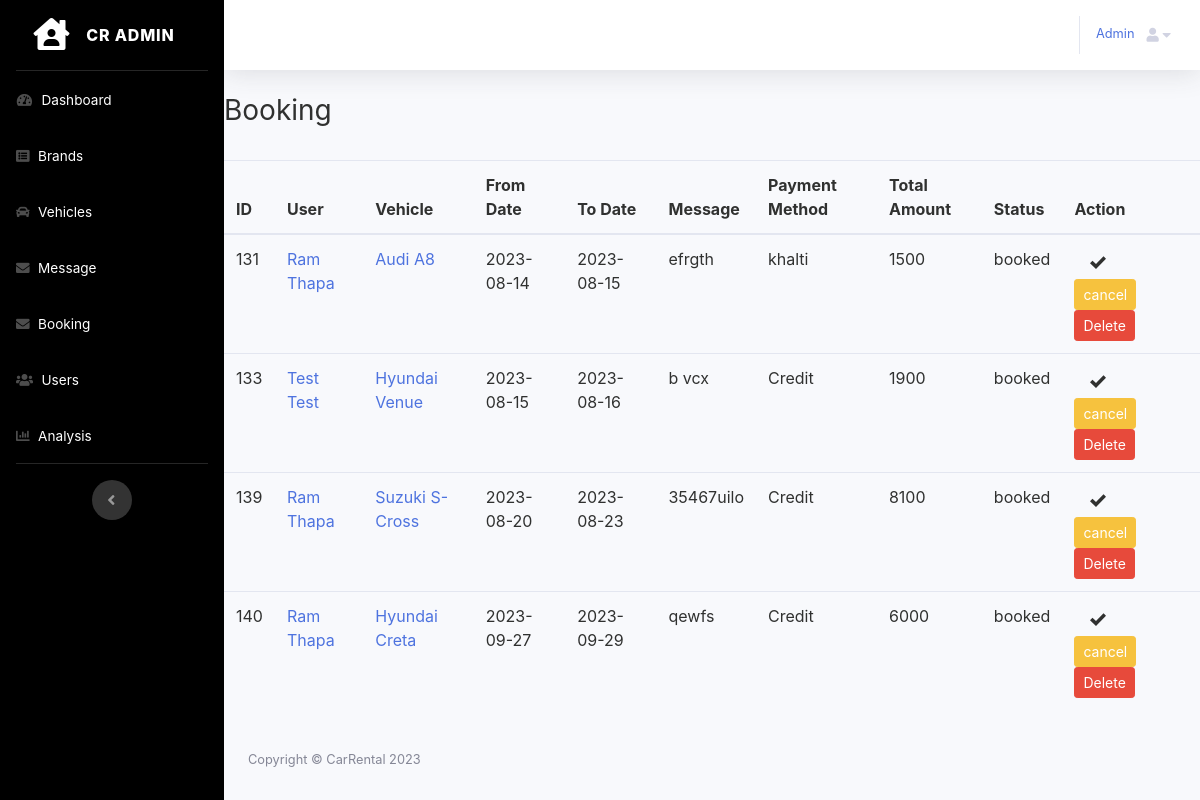
Screenshot of /admin/booking/index.php (signed in) with the database file from the repository.
### tables this page shows
CREATE TABLE `booking` (
  `id` int(11) NOT NULL,
  `user_id` int(11) NOT NULL,
  `vehicle_id` int(11) NOT NULL,
  `from_date` date NOT NULL,
  `to_date` date NOT NULL,
  `total_amount` int(11) NOT NULL,
  `payment_method` varchar(100) NOT NULL,
  `message` text NOT NULL,
  `status` varchar(20) NOT NULL
);

CREATE TABLE `users` (
  `id` int(11) NOT NULL,
  `name` varchar(100) NOT NULL,
  `email` varchar(100) NOT NULL,
  `password` varchar(100) NOT NULL,
  `phone` varchar(100) NOT NULL,
  `role` varchar(100) NOT NULL DEFAULT 'renter',
  `license` varchar(250) NOT NULL,
  `code` int(11) NOT NULL
);

CREATE TABLE `vehicles` (
  `id` int(11) NOT NULL,
  `name` varchar(100) NOT NULL,
  `category_id` int(11) NOT NULL,
  `price` int(50) NOT NULL,
  `model_year` year(4) NOT NULL,
  `seat` int(11) NOT NULL,
  `vehicle_no` varchar(100) NOT NULL,
  `description` text NOT NULL,
  `image` varchar(250) NOT NULL,
  `paper_work` varchar(250) NOT NULL
);

### admin/admin.php (called while the page is built, shortened)
<?php
require __DIR__  . "/../db.php";
require __DIR__ . "/../functions.php";
$page_url = "http://localhost/Onlinecarrental/admin/";

### db.php (called while the page is built, shortened)
<?php
function pdo()
{
    $dbhost = "localhost";
    $dbname = "cars";
    $dbuser = "root";
    $dbpass = "";
    $options = [
        PDO::ATTR_DEFAULT_FETCH_MODE => PDO::FETCH_ASSOC
    ];
    $dsn = "mysql:host=" . $dbhost . ";dbname=" . $dbname;
    try {
        $pdo = new PDO($dsn, $dbuser, $dbpass, $options);
    } catch (PDOException $e) {
        die("Cannot Connect to Database: " . $e->getMessage());
    }
    return $pdo;
}
function where($table, $col, $opr, $val, $all = true)
{
    $pdo = pdo();
    $stmt = $pdo->prepare("SELECT * FROM $table WHERE $col $opr ?");
    $stmt->execute([$val]);
    return $stmt->fetch();
}
function find($table, $id)
{
    return where($table, 'id', '=', $id, false);
}
function all($table)
{
    $pdo = pdo();
    $stmt = $pdo->prepare("SELECT * FROM $table");
    $stmt->execute();
    return $stmt->fetchAll();
}

### functions.php (called while the page is built, shortened)
<?php
function sub_dates($date2,$date1){
    $date1 = strtotime($date1);
    $date2 = strtotime($date2);
    $diff = abs($date2 - $date1);
    $years = floor($diff / (365*60*60*24));
    $months = floor(($diff - $years * 365*60*60*24)/(30*60*60*24));
    $days = floor(($diff - $years * 365*60*60*24 - $months*30*60*60*24)/ (60*60*24));
    return $days;
}
?>

### admin/booking/index.php (the view, shortened to what this page needs)
<?php require_once __DIR__ . "/../admin.php"; ?>
<!DOCTYPE html>
<html lang="en">
<head>
    <link rel="stylesheet" href="<?php echo $page_url; ?>vendor/fontawesome/css/all.min.css">
    <link href="<?php echo $page_url; ?>css/sb-admin-2.min.css" rel="stylesheet">
</head>
<body id="page-top" style="color: #303130;">
    <div id="wrapper">
        <?php require  "../header.php"; ?>
        <div class="d-flex justify-content-between mb-4">
            <h3>Booking</h3>
        </div>
        <table class="table" style="color: #303130;">
            <thead>
                <tr>
                    <th>ID</th>
                    <th>User</th>
                    <th>Vehicle </th>
                    <th>From Date</th>
                    <th>To Date</th>
                    <th>Message</th>
                    <th>Payment Method</th>
                    <th> Total Amount</th>
                    <th>Status</th>
                    <th>Action</th>
                </tr>
            </thead>
            <tbody>
                <?php
                $booking = all('booking');
                foreach ($booking as $item) :
                    $vehicle = find('vehicles', $item['vehicle_id']);
                    $user = find('users', $item['user_id']);
                ?>
                    <tr>
                        <td><?php echo $item['id']; ?></td>
                        <td><a href="../user_show.php?id=<?php echo $user['id']; ?>"><?php echo $user['name']; ?></a></td>
                        <td><a href="../vehicles/show.php?id=<?php echo $vehicle['id']; ?>"><?php echo $vehicle['name']; ?></a></td>
                        <td><?php echo $item['from_date']; ?></td>
                        <td><?php echo $item['to_date']; ?></td>
                        <td><?php echo $item['message']; ?></td>
                        <td><?php echo $item['payment_method'] ?></td>
                        <td><?php
                        $days = sub_dates($item['to_date'], $item['from_date']);
                        echo $vehicle['price'] * $days;
                        ?></td>
                        <td><?php echo $item['status']; ?></td>
                        <td>
                            <?php if ($item['status'] == 'booked') : ?>
                                <svg class="mx-3 my-2" fill="currentColor" xmlns="http://www.w3.org/2000/svg" width="16" height="16" viewBox="0 0 24 24">
                                    <path d="M20.285 2l-11.285 11.567-5.286-5.011-3.714 3.716 9 8.728 15-15.285z" />
                                </svg>
                            <?php endif ?>
                            <?php if ($item['status'] != 'cancelled') : ?>
                                <a class="btn btn-warning btn-sm" href="cancel.php?id=<?php echo $item['id']; ?>">
                                    cancel
                                </a>
                            <?php endif; ?>
                            <a class="btn btn-danger btn-sm" href="#!" onclick="confirmDelete(<?php echo $item['id']; ?>)">
                                Delete
                            </a>
                        </td>
                    </tr>
                <?php endforeach; ?>
            </tbody>
        </table>
        <?php require "../footer.php"; ?>

### admin/header.php (shortened to what this page needs)
<ul class="navbar-nav sidebar sidebar-dark accordion" id="accordionSidebar" style="background-color: black;">
    <a class="sidebar-brand d-flex align-items-center justify-content-center" href="http://localhost/Onlinecarrental/admin/index.php">
        <div class="sidebar-brand-icon">
            <i class="fas fa-house-user"></i>
        </div>
        <div class="sidebar-brand-text mx-3">CR admin</div>
    </a>
    <hr class="sidebar-divider my-0">
    <li class="nav-item">
        <a class="nav-link text-white" href="<?php echo $page_url; ?>">
            <i class="fas fa-fw fa-tachometer-alt"></i>
            <span>Dashboard</span></a>
    </li>
    <li class="nav-item">
        <a class="nav-link text-white" href="<?php echo $page_url; ?>/brands" >
            <i class="fa fa-list-alt" aria-hidden="true"></i>
            <span>Brands</span></a>
    </li>
    <li class="nav-item">
        <a class="nav-link text-white" href="<?php echo $page_url; ?>/vehicles" >
        <i class="fas fa-car"></i>
            <span>Vehicles</span></a>
        </li>
        <li class="nav-item">
            <a class="nav-link text-white" href="<?php echo $page_url; ?>/message">
                <i class="fas fa-envelope"></i>
                <span>Message</span></a>
        </li>
        <li class="nav-item">
            <a class="nav-link text-white" href="<?php echo $page_url; ?>/booking">
                <i class="fas fa-envelope"></i>
                <span>Booking</span></a>
        </li>
    <li class="nav-item">
        <a class="nav-link text-white" href="<?php echo $page_url; ?>users.php">
            <i class="fas fa-users"></i>
            <span>Users</span></a>
    </li>
    <li class="nav-item">
        <a class="nav-link text-white" href="<?php echo $page_url; ?>analysis.php">
        <i class="fas fa-chart-bar"></i>
            <span>Analysis</span></a>
    </li>
    <hr class="sidebar-divider d-none d-md-block">
    <div class="text-center d-none d-md-inline">
        <button class="rounded-circle border-0"  id="sidebarToggle"></button>
    </div>
</ul>
<div id="content-wrapper" class="d-flex flex-column">
    <div id="content">
        <nav class="navbar navbar-expand navbar-light bg-white topbar mb-4 static-top shadow">
            <ul class="navbar-nav ml-auto">
                <a class=" d-none d-lg-inline text-black small mt-4"  href="http://localhost/Onlinecarrental/admin/profile.php"><?php $admin = find('admins', $_SESSION['admin_id']);
echo substr($admin['name'], 0, 6);
?></a>
                <li class="nav-item dropdown no-arrow">
                    <span class="nav-link dropdown-toggle"  href="#" id="userDropdown" data-toggle="dropdown" aria-haspopup="true" aria-expanded="false">
                        <i class="fas fa-user fa-sm fa-fw mr-2" href="#">
                        <i class="fas fa-caret-down"></i>
                        </i>
                    </span>
                </li>
            </ul>
        </nav>

### rows the page displays
booking: id "131", user.name "Ram Thapa", vehicle.name "Audi A8", from_date "2023-08-14", to_date "2023-08-15", message "efrgth", payment_method "khalti", $vehicle['price']*$days "1500", status "booked"
booking: id "133", user.name "Test Test", vehicle.name "Hyundai Venue", from_date "2023-08-15", to_date "2023-08-16", message "b vcx", payment_method "Credit", $vehicle['price']*$days "1900", status "booked"
booking: id "139", user.name "Ram Thapa", vehicle.name "Suzuki S-Cross", from_date "2023-08-20", to_date "2023-08-23", message "35467uilo", payment_method "Credit", $vehicle['price'] * $days "8100", status "booked"
booking: id "140", user.name "Ram Thapa", vehicle.name "Hyundai Creta", from_date "2023-09-27", to_date "2023-09-29", message "qewfs", payment_method "Credit", $vehicle['price'] * $days "6000", status "booked"

### other values shown
substr($admin['name'], 0, 6) "Admin"
